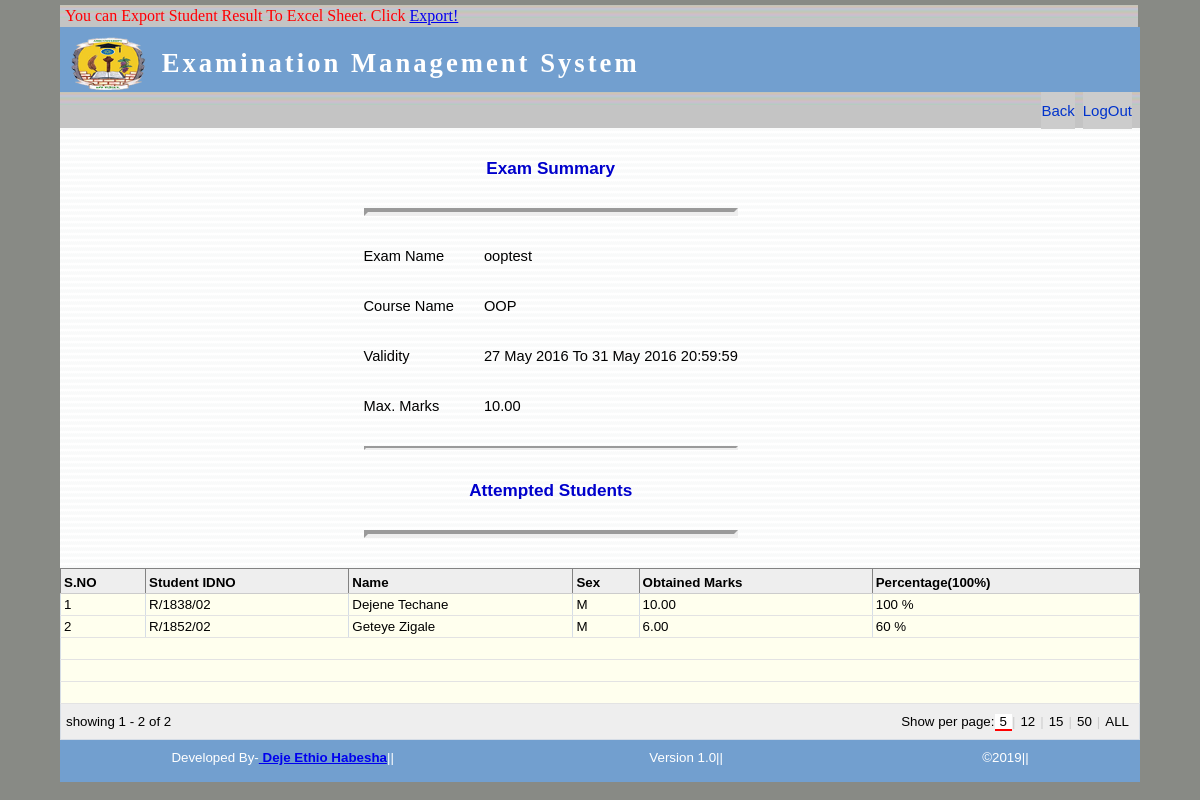
Screenshot of /instructor/rsltmng.php?testid=1 (signed in) with the database file from the repository.
### tables this page shows
CREATE TABLE IF NOT EXISTS `test` (
  `testid` int(11) DEFAULT NULL,
  `testname` varchar(100) NOT NULL,
  `testdesc` varchar(200) NOT NULL,
  `testdate` date NOT NULL,
  `testtime` time NOT NULL,
  `cid` int(11) NOT NULL,
  `testfrom` timestamp NULL DEFAULT CURRENT_TIMESTAMP,
  `testto` timestamp NOT NULL DEFAULT '0000-00-00 00:00:00',
  `duration` int(11) NOT NULL,
  `totalquestions` int(11) NOT NULL,
  `attemptedstudents` int(11) NOT NULL,
  `testcode` varchar(100) NOT NULL,
  `uid` int(11) NOT NULL
);

CREATE TABLE IF NOT EXISTS `course` (
  `cid` int(11) NOT NULL,
  `mcode` varchar(20) NOT NULL,
  `mname` varchar(100) NOT NULL,
  `ccode` varchar(20) NOT NULL,
  `cname` varchar(100) NOT NULL,
  `ects` int(11) NOT NULL,
  `year` varchar(5) NOT NULL,
  `sem` varchar(5) NOT NULL,
  `dept` varchar(100) NOT NULL,
  `uid` int(11) NOT NULL
);

CREATE TABLE IF NOT EXISTS `student` (
  `stdid` int(11) NOT NULL,
  `idno` varchar(100) NOT NULL,
  `fullname` varchar(100) NOT NULL,
  `sex` varchar(5) NOT NULL,
  `dept` varchar(100) NOT NULL,
  `uid` int(11) NOT NULL
);

### include/dbsettings.php (called while the page is built, shortened)
<?php
$dbname="ems";
?>

### include/emsdb.php (called while the page is built, shortened)
<?php
include_once 'dbsettings.php';
$conn=false;
function executeQuery($query)
{
    global $conn,$dbserver,$dbname,$dbpassword,$dbusername;
    if (!($conn = @mysql_connect ($dbserver,$dbusername,$dbpassword)))
         $message="Cannot connect to server";
    $result=mysql_query($query,$conn);
    if(!$result)
        $message="Error while executing query.<br/>Mysql Error: ".mysql_error();
    else
        return $result;
}
?>

### instructor/rsltmng.php (the view, shortened to what this page needs)
<?php
include_once '../include/emsdb.php';
if(!isset($_SESSION['username'])) {
    $_GLOBALS['message']="Session Timeout.Click here to <a href=\"../index.php\">Re-LogIn</a>";
}
 else if(!($_SESSION['role']=="Instructor")){
    unset($_SESSION['username']);
  $_GLOBALS['message']="Please, You are accessing unauthorized page.Click here to <a href=\"../index.php\">Re-LogIn</a>";
 }
else if(isset($_REQUEST['logout'])) {
        unset($_SESSION['username']);
        header('Location: ../index.php');
    }
    else if(isset($_REQUEST['dashboard'])) {
            header('Location: inswelcome.php');
        }
        else if(isset($_REQUEST['back'])) {
                header('Location: rsltmng.php');
            }
 else if(isset($_REQUEST['testid'])) {
 $filename ='result.csv';
$sql = executeQuery("SELECT s.idno,s.fullname,s.sex,ass.Marks FROM student as s,assessment as ass where s.stdid=ass.stdid and testid='".$_REQUEST['testid']."';");
		$num_rows = mysql_num_rows($sql);
		if($num_rows >= 1)
		{
			$_GLOBALS['message']= "You can Export Student Result To Excel Sheet. Click <a href='$filename'>Export!</a>";
		}
		else
		{
			$_GLOBALS['message']= "There is no record in your Database";
		}
            }
?>
<html>
    <head>
         <link rel="stylesheet" type="text/css" href="../ems.css"/>
		<link rel="stylesheet" type="text/css" href="../jTPS.css">
</html>
    </head>
    <body>
        <?php
        if($_GLOBALS['message']) {
            echo "<div class=\"message\">".$_GLOBALS['message']."</div>";
        }
        ?>
        <div id="container">
           <div class="header">
                <?php require'../include/header.php';?>
                </div>
            <form name="rsltmng" action="rsltmng.php" method="post">
                <div class="menubar">
                    <ul id="menu">
                        <?php if(isset($_SESSION['username'])) {
                            ?>
                        <li><input type="submit" value="LogOut" name="logout" class="subbtn" title="Log Out"/></li>
                            <?php  if(isset($_REQUEST['testid'])) { ?>
                        <li><input type="submit" value="Back" name="back" class="subbtn" title="Manage Results"/></li>
                            <?php }else { ?>
                        <li><input type="submit" value="DashBoard" name="dashboard" class="subbtn" title="Dash Board"/></li>
                            <?php } ?>
                    </ul>
                </div>
                <div class="page">
                        <?php
                        if(isset($_REQUEST['testid'])) {
                            $result=executeQuery("select t.testid,t.testname,DATE_FORMAT(t.testfrom,'%d %M %Y') as fromdate,DATE_FORMAT(t.testto,'%d %M %Y %H:%i:%S') as todate,c.cid,c.cname,IFNULL((select sum(marks) from question where testid=".$_REQUEST['testid']."),0) as maxmarks from test as t, course as c where c.cid=t.cid and t.testid=".$_REQUEST['testid'].";") ;
                            if(mysql_num_rows($result)!=0) {
                                $r=mysql_fetch_array($result);
                                ?>
                    <table cellpadding="20" cellspacing="30" border="0" style="background:#ffffff url(../images/page.gif);text-align:left;line-height:20px;">
                        <tr>
                            <td colspan="2"><h3 style="color:#0000cc;text-align:center;">Exam Summary</h3></td>
                        </tr>
                        <tr>
                            <td colspan="2" ><hr style="color:#ff0000;border-width:4px;"/></td>
                        </tr>
                        <tr>
                            <td>Exam Name</td>
                            <td><?php echo htmlspecialchars_decode($r['testname'],ENT_QUOTES); ?></td>
                        </tr>
                        <tr>
                            <td>Course Name</td>
                            <td><?php echo htmlspecialchars_decode($r['cname'],ENT_QUOTES); ?></td>
                        </tr>
                        <tr>
                            <td>Validity</td>
                            <td><?php echo $r['fromdate']." To ".$r['todate']; ?></td>
                        </tr>
                        <tr>
                            <td>Max. Marks</td>
                            <td><?php echo $r['maxmarks']; ?></td>
                        </tr>
                        <tr><td colspan="2"><hr style="color:#ff0000;border-width:2px;"/></td></tr>
                        <tr>
                            <td colspan="2"><h3 style="color:#0000cc;text-align:center;">Attempted Students</h3></td>
                        </tr>
                        <tr>
                            <td colspan="2" ><hr style="color:#ff0000;border-width:4px;"/></td>
                        </tr>
                    </table>
                                <?php
      $result1=executeQuery("select s.*,u.username,
      	  IFNULL((select sum(q.marks) from studentquestion as sq,
      	  question as q where sq.testid=q.testid and sq.qnid=q.qnid and sq.stdanswer=q.correctanswer and
      	  sq.uid=st.uid and sq.testid=".$_REQUEST['testid']."),0) as om from student as s,user as u,
      	  studenttest as st where s.idno=u.username and u.uid=st.uid and st.testid=".$_REQUEST['testid'].";") ;
                                                   if(mysql_num_rows($result1)==0) {
                       echo"<h3 style=\"color:#0000cc;text-align:center;\">No Students Yet Attempted this Exam!</h3>";
                                }
                                else {
                                    ?>
                    <table id="demoTable" cellpadding="30" cellspacing="10" class="datatable">
                    <thead>
                        <tr>
                           <th>S.NO</th>
                            <th>Student IDNO</th>
                            <th>Name</th>
                            <th>Sex</th>
                            <th>Obtained Marks</th>
                            <th>Percentage(100%)</th>
                        </tr>
                        </thead>
                        <tbody>
                                        <?php
                                        $i=1;
                                        while($r1=mysql_fetch_array($result1)) {
                                            ?>
                        <tr>
                        <td><?php echo $i;?></td>
                            <td><?php echo htmlspecialchars_decode($r1['idno'],ENT_QUOTES); ?></td>
                            <td><?php echo htmlspecialchars_decode($r1['fullname'],ENT_QUOTES); ?></td>
                            <td><?php echo htmlspecialchars_decode($r1['sex'],ENT_QUOTES); ?></td>
                            <td><?php echo $r1['om']; ?></td>
                            <td><?php echo ($r1['om']/$r['maxmarks']*100)." %"; ?></td>
                        </tr>
                                        <?php
                              $i++;
                                        }
                                    }
                                }
                                else {
                                    echo"<h3 style=\"color:#0000cc;text-align:center;\">Something went wrong. Please logout and Try again.</h3>";
                                }
                                ?>
                                </tbody>
                                <tfoot class="nav">
               		 <tr>
                        <td colspan=6 ><font color="#000000">
                                <div class="selectPerPage"></div>
                                <div class="status"></div>
								</font>
                        </td>
                </tr>
        </tfoot>
                    </table>
                        <?php
                        }
                    }
                    ?>
                </div>
            </form>
            <div id="footer">
         <?php include'../include/footer.php';?>
         </div>
      </div>
  </body>
</html>

### ems.css (style rules this page uses)
* { margin: 0; padding: 0; }
body { background:url(images/bg.png) repeat; height:auto; font-size:11pt; }
#container { width:90%; margin:5px 5% 5px 5%; }
.page { background: url("images/page.gif") repeat ; height:auto; width:auto; }
.header { background: url("images/header.png") repeat; height:6em; margin-top:0; margin-bottom:-1.2em; border-bottom: 1px solid #98CD36; overflow: hidden; }
.menubar { background:#808080 url("images/menu.png") repeat; height:2.7em; }
.subbtn { font-family:Arial, Helvetica, sans-serif; background:url("images/btn.png"); font-size:15px; width:auto; height:37px; float:right; margin-right:8px; repeat-x top center; border: 0 solid #06C; -moz-border-radius: 5px; color:#03C; }
table { border:0; background:#f5f9f4; font-family:verdana,sans-serif; font-size:1.1em; margin-left:auto; margin-right:auto; text-align:center; }
#menu li { list-style-type:none; display:inline; float:right; }
#footer { background:url(images/header.png) repeat-x; height:2em; color:#ffffff; text-align:center; padding:10px 5px 5px 5px; font-family:verdana,sans-serif; font-size:1em; }
.message { width:89%; margin:5px 6% -5px 5%; background:#808080 url("images/menu.png") repeat; color:#ff0000; font-size:1.2em; padding:2px 5px 2px 5px; }
.datatable { border: 1px solid #D6DDE6; border-collapse: collapse; text-align:left; width: 100%; font-size:1em; }
.datatable td { border: 1px solid #D6DDE6; padding: 0.3em; }
.datatable th { border: 1px solid #828282; background-color: #ffcccc; font-weight: bold; text-align:left; padding-left: 0.3em; }
.datatable tr { background-color: #ffffee; color: #000000; }

### jTPS.css (style rules this page uses)
.jTPS tfoot .pagination, tfoot .paginationTitle, tfoot .selectPerPage { float: right; white-space: nowrap; line-height: 25px; vertical-align: middle; }
.jTPS tfoot .status { white-space: nowrap; line-height: 25px; vertical-align: middle; }
.jTPS tfoot td { padding: 5px; background: #eee url(eeGrad2.gif) bottom repeat-x; }
.jTPS thead th { color: #000; background: #eee url(eeGrad2.gif) bottom repeat-x; border-bottom: 1px solid #ccc; padding-top: 6px !important; }
.jTPS tbody td { border-bottom: 1px solid #e3e3e3; }

### instructor/rsltmng.php (style rules this page uses)
body { font-family: Tahoma; font-size: 10pt; }
#demoTable thead th { white-space: nowrap; overflow-x:hidden; padding: 3px; }
#demoTable tbody td { padding: 3px; }

### rows the page displays
test: testname "ooptest", cid.cname "OOP"
student: idno "R/1838/02", fullname "Dejene Techane", sex "M", om "10.00", maxmarks "100"
student: idno "R/1852/02", fullname "Geteye Zigale", sex "M", om "6.00", maxmarks "60"

### other values shown
$r['fromdate'] "27 May 2016"
$r['todate'] "31 May 2016 20:59:59"
$r['maxmarks'] "10.00"
